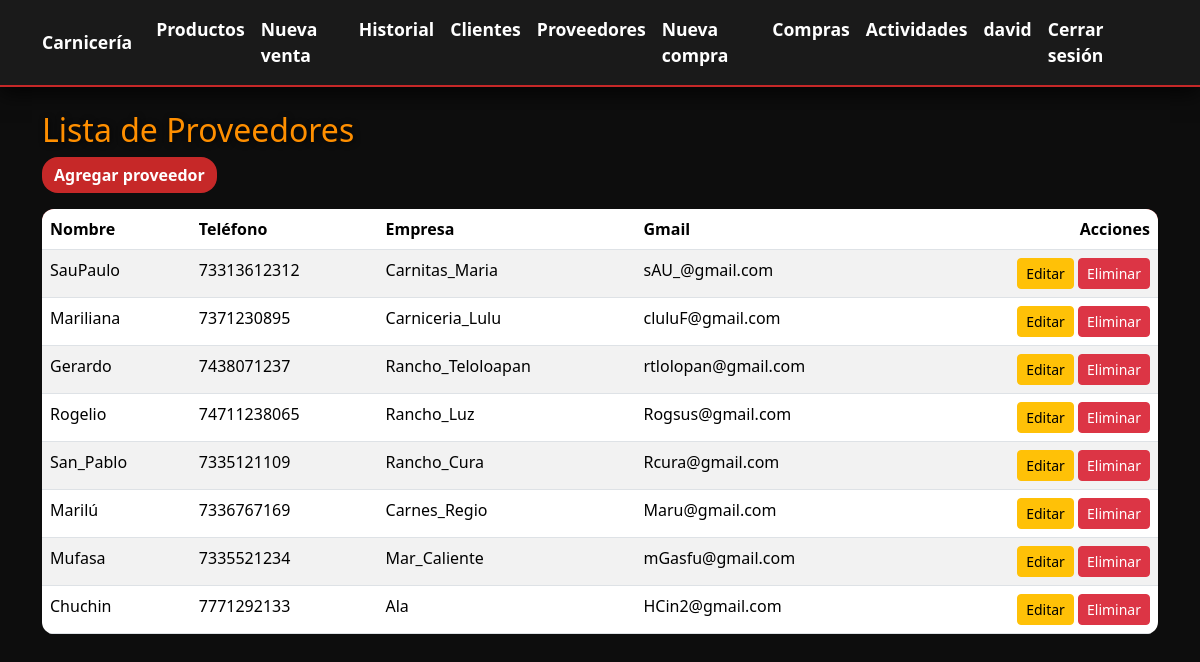
The page /proveedores/ (signed in) on the database its author committed.
### app/models.py (models this page shows, shortened)
class Usuario(AbstractUser):
    ROLES = (
        ('consulta', 'Consulta'),
        ('empleado', 'Empleado'),
        ('administrador', 'Administrador'),
    )
    rol = models.CharField(max_length=20, choices=ROLES, default='consulta')
    groups = models.ManyToManyField(
        'auth.Group',
        related_name='usuario_custom_groups',
        blank=True,
        help_text='Los grupos a los que pertenece este usuario.',
        verbose_name='Grupos'
    )
    user_permissions = models.ManyToManyField(
        'auth.Permission',
        related_name='usuario_custom_permissions',
        blank=True,
        help_text='Permisos específicos para este usuario.',
        verbose_name='Permisos'
    )

class Proveedor(models.Model):
    nombre = models.CharField(max_length=100)
    telefono = models.CharField(max_length=20, blank=True, null=True)
    empresa = models.CharField(max_length=100)
    gmail = models.EmailField(blank=True, null=True)

### app/views.py (the view)
# urls.py: path("proveedores/", views.proveedores_lista, name="proveedores"),
@login_required
@rol_requerido('empleado', 'administrador') # MODIFICADO: Consulta no gestiona proveedores
def proveedores_lista(request):
    proveedores = Proveedor.objects.all()
    return render(request, "proveedores/proveedores_lista.html", {"proveedores": proveedores})

### app/templates/proveedores/proveedores_lista.html (shortened to what this page needs)
{% extends "base.html" %}
{% block content %}
<h2>Lista de Proveedores</h2>
<a href="{% url 'proveedores_crear' %}" class="btn btn-primary mb-3">Agregar proveedor</a>
<table class="table table-striped">
    <thead>
        <tr>
            <th>Nombre</th>
            <th>Teléfono</th>
            <th>Empresa</th>
            <th>Gmail</th>
            <th class="text-end">Acciones</th>
        </tr>
    </thead>
    <tbody>
        {% for p in proveedores %}
        <tr>
            <td>{{ p.nombre }}</td>
            <td>{{ p.telefono }}</td>
            <td>{{ p.empresa }}</td>
            <td>{{ p.gmail }}</td>
            <td class="text-end">
                <a href="{% url 'proveedores_editar' p.id %}" class="btn btn-sm btn-warning">Editar</a>
                <a href="{% url 'proveedores_eliminar' p.id %}" class="btn btn-sm btn-danger">Eliminar</a>
            </td>
        </tr>
        {% empty %}
        <tr><td colspan="4" class="text-center">No hay proveedores.</td></tr>
        {% endfor %}
    </tbody>
</table>
{% endblock %}

### app/templates/base.html (shortened to what this page needs)
{% load static %}
<!doctype html>
<html lang="es">
  <head>
<link href="https://cdn.jsdelivr.net/npm/bootstrap@5.3.2/dist/css/bootstrap.min.css" rel="stylesheet">
  </head>
  <body>
    <nav class="navbar navbar-expand-lg">
      <div class="container">
        <a class="navbar-brand" href="{% url 'dashboard' %}">Carnicería</a>
        <div class="collapse navbar-collapse" id="navMain">
          <ul class="navbar-nav me-auto mb-2 mb-lg-0">
            {% if user.is_authenticated %}
                {% if user.rol in 'consulta empleado administrador' %}
                  <li class="nav-item"><a class="nav-link" href="{% url 'productos' %}">Productos</a></li>
                {% endif %}
                {% if user.rol in 'empleado administrador' %}
                  <li class="nav-item"><a class="nav-link" href="{% url 'ventas_nueva' %}">Nueva venta</a></li>
                  <li class="nav-item"><a class="nav-link" href="{% url 'ventas_historial' %}">Historial</a></li>
                  <li class="nav-item"><a class="nav-link" href="{% url 'clientes' %}">Clientes</a></li>
                  <li class="nav-item"><a class="nav-link" href="{% url 'proveedores' %}">Proveedores</a></li>
                  <li class="nav-item"><a class="nav-link" href="{% url 'compras_nueva' %}">Nueva compra</a></li>
                  <li class="nav-item"><a class="nav-link" href="{% url 'compras_historial' %}">Compras</a></li>
                  <li class="nav-item"><a class="nav-link" href="{% url 'registro_actividades' %}">Actividades</a></li>
                {% endif %}
            {% endif %}
          </ul>
          <ul class="navbar-nav ms-auto">
            {% if user.is_authenticated %}
              <li class="nav-item"><span class="nav-link text-light">{{ user.username }}</span></li>
              <li class="nav-item"><a class="nav-link text-warning" href="{% url 'logout' %}">Cerrar sesión</a></li>
            {% else %}
              <li class="nav-item"><a class="nav-link" href="{% url 'login' %}">Iniciar sesión</a></li>
            {% endif %}
          </ul>
        </div>
      </div>
    </nav>
<div class="container mt-4">
  {% block content %}{% endblock %}
</div>
  </body>
</html>

### app/templates/base.html (style rules this page uses)
body { font-family: 'Segoe UI', Tahoma, Geneva, Verdana, sans-serif; background-color: #0d0d0d; color: #f2f2f2; }
.navbar { background-color: #1a1a1a !important; box-shadow: 0 6px 20px rgba(0,0,0,0.8); border-bottom: 2px solid #c62828; }
.navbar .nav-link, .navbar .navbar-brand { color: #ffffff !important; font-weight: 700; font-size: 1.1rem; }
.table { border-radius: 0.75rem; overflow: hidden; background-color: #1e1e1e; color: #ffffff; }
.table thead { background-color: #c62828 !important; color: #ffffff !important; font-weight: bold; }
h2, h3, h4, h5 { color: #ff8f00 !important; text-shadow: 1px 1px 6px rgba(0,0,0,0.8); }
a { text-decoration: none; color: #ffb74d; }
.btn-primary { background-color: #c62828; border: none; color: #fff; border-radius: 1rem; font-weight: 600; }

### rows shown on the page
Usuario: username "david"
Proveedor: nombre "SauPaulo", telefono "73313612312", empresa "Carnitas_Maria", gmail "sAU_@gmail.com"
Proveedor: nombre "Mariliana", telefono "7371230895", empresa "Carniceria_Lulu", gmail "cluluF@gmail.com"
Proveedor: nombre "Gerardo", telefono "7438071237", empresa "Rancho_Teloloapan", gmail "rtlolopan@gmail.com"
Proveedor: nombre "Rogelio", telefono "74711238065", empresa "Rancho_Luz", gmail "Rogsus@gmail.com"
Proveedor: nombre "San_Pablo", telefono "7335121109", empresa "Rancho_Cura", gmail "Rcura@gmail.com"
Proveedor: nombre "Marilú", telefono "7336767169", empresa "Carnes_Regio", gmail "Maru@gmail.com"
Proveedor: nombre "Mufasa", telefono "7335521234", empresa "Mar_Caliente", gmail "mGasfu@gmail.com"
Proveedor: nombre "Chuchin", telefono "7771292133", empresa "Ala", gmail "HCin2@gmail.com"
